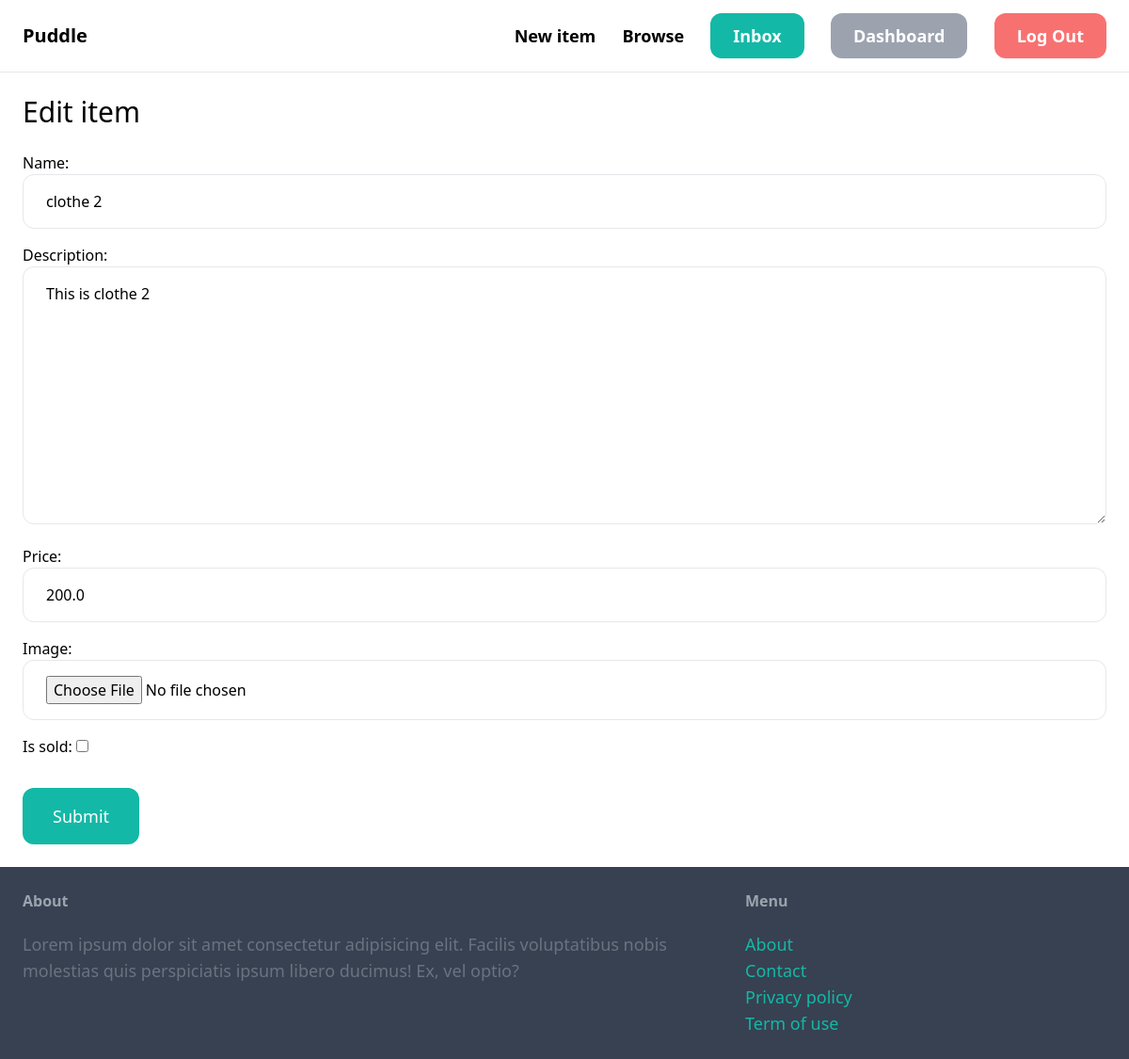
/items/6/edit/ (signed in), run on the app's committed database.
### item/models.py (models this page shows, shortened)
class Item(models.Model):
    category = models.ForeignKey(Category, related_name='items', on_delete=models.CASCADE)
    name = models.CharField(max_length=255)
    description = models.TextField(blank=True, null=True)
    price = models.FloatField()
    image = models.ImageField(upload_to='item_images',blank=True,null=True)
    is_sold = models.BooleanField(default=False)
    created_by = models.ForeignKey(User, related_name='items', on_delete=models.CASCADE)
    created_at = models.DateTimeField(auto_now_add=True)

### item/views.py (the view)
# urls.py: path('<int:pk>/edit/',views.edit,name='edit'),
@login_required
def edit(request, pk):
    item = get_object_or_404(Item, pk=pk, created_by=request.user)
    if request.method == "POST":
        form= EditItemForm(request.POST, request.FILES, instance=item)
        if form.is_valid():
             form.save()
             return redirect('item:detail',pk=item.id)
    else:
     form = EditItemForm(instance=item)
    return render(request, 'item/form.html',{
        'form':form,
        'title': 'Edit item'
    })

### item/forms.py
class EditItemForm(forms.ModelForm):
    class Meta:
        model = Item
        fields = ('name','description','price','image','is_sold')
        widgets={
            'name': forms.TextInput(attrs={
                'class': INPUT_CLASSES
            }),
            'description': forms.Textarea(attrs={
                'class': INPUT_CLASSES
            }),
            'price': forms.TextInput(attrs={
                'class': INPUT_CLASSES
            }),
            'image': forms.FileInput(attrs={
                'class': INPUT_CLASSES
            })
        }

### item/templates/item/form.html (shortened to what this page needs)
{% extends 'core/base.html' %}
{% block content %}
  <h1 class='mb-6 text-3xl'>{{title}}</h1>
    <form method='post'action="." enctype='multipart/form-data'>
            <div class='space-y-4'>
                {{form.as_p}}
            </div>
    <button class=" mt-8 py-4 px-8 text-lg bg-teal-500 hover:bg-teal-700 rounded-xl text-white">Submit</button>
    </form>
{% endblock %}

### data on the page
Item: name "clothe 2", description "This is clothe 2", price "200.0"

### other printed values
{{ title }} "Edit item"
